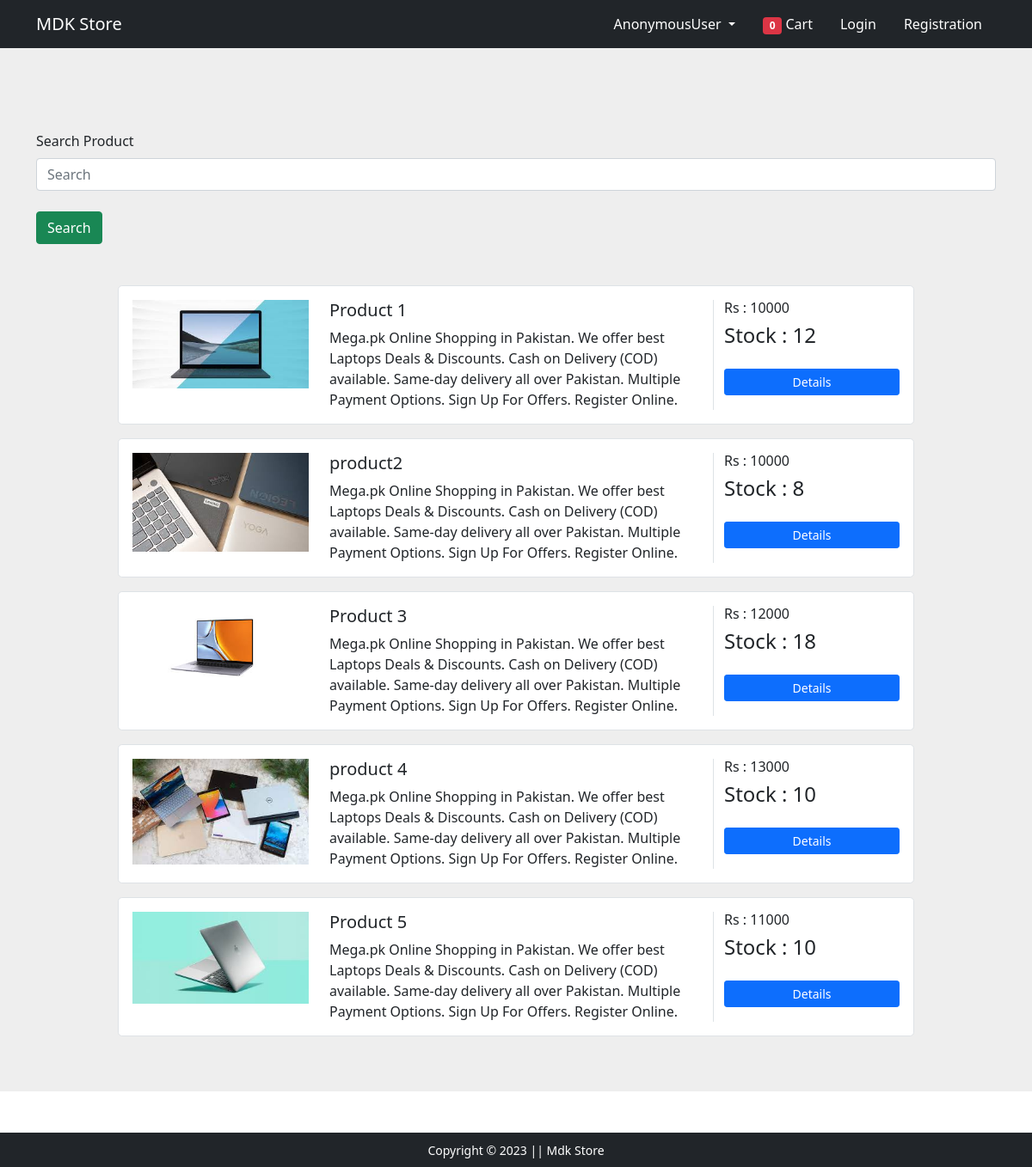
/productlisting, run on the app's committed database.
### app/models.py (models this page shows, shortened)
class AllProducts(models.Model):
    title=models.CharField(max_length=200)
    desc=models.CharField(max_length=400)
    img=models.ImageField(upload_to='imgs')
    stock=models.IntegerField(default=0)
    available=models.BooleanField(default=True)
    price=models.IntegerField()

### app/views.py (the view)
# urls.py: path('productlisting', views.product_listing , name='productlisting'),
def product_listing(request):
    total_items=0
    if request.user.is_authenticated:
        total_items=len(Cart.objects.filter(user=request.user))
        print(total_items)
    products=AllProducts.objects.all()
    q=request.GET.get('q')
    print(q)
    if q:
        products=AllProducts.objects.filter(title__contains=q)
    else:
        q=''
    context={
        'products':products,
        'total_items':total_items,
    }
    return render(request, 'app/productlist.html' , context)

### app/templates/app/productlist.html (shortened to what this page needs)
{% extends 'app/base.html' %}
{% load static %}
{% block main-content %}
<section style="background-color: #eee;">
    <div class="container py-5">
    <form action="" class="mt-5 mb-5" method="GET" >
  <div class="mb-3">
    <label for="" class="form-label">Search Product</label>
    <input type="seach" class="form-control" name="q" id="" aria-describedby="emailHelpId" placeholder="Search">
    <button class="btn btn-success mt-4">Search</button>
  </div>
</form>
        {% for product in products %}
      <div class="row justify-content-center mb-3">
        <div class="col-md-12 col-xl-10">
          <div class="card shadow-0 border rounded-3">
            <div class="card-body">
              <div class="row">
                <div class="col-md-12 col-lg-3 col-xl-3 mb-4 mb-lg-0">
                  <div class="bg-image hover-zoom ripple rounded ripple-surface">
                    <img src="{{product.img.url}}"
                      class="w-100" />
                  </div>
                </div>
                <div class="col-md-6 col-lg-6 col-xl-6">
                  <h5>{{product.title}}</h5>
                  <p class=" mb-4 mb-md-0">
                   {{product.desc}}
                  </p>
                </div>
                <div class="col-md-6 col-lg-3 col-xl-3 border-sm-start-none border-start">
                  <div class="d-flex flex-row align-items-center mb-1">
                    <h6 class="mb-1 me-1">Rs : {{product.price}}</h6>
                  </div>
                    <h4>Stock : {{product.stock}}</h4>
                  <div class="d-flex flex-column mt-4">
                    <a href="{% url 'product-detail' product.id %}" class="btn btn-primary btn-sm">Details</a>
                  </div>
                </div>
              </div>
            </div>
          </div>
        </div>
      </div>
      {% endfor %}
    </div>
  </section>
{% endblock main-content %}

### data on the page
AllProducts: img (picture), title "Product 1", desc "Mega.pk Online Shopping in Pakistan. We offer best Laptops Deals & Discounts. Cash on Delivery (COD) available. Same-day delivery all over Pakistan. Multiple Payment Options. Sign Up For Offers. Register Online.", price "10000", stock "12"
AllProducts: img (picture), title "product2", desc "Mega.pk Online Shopping in Pakistan. We offer best Laptops Deals & Discounts. Cash on Delivery (COD) available. Same-day delivery all over Pakistan. Multiple Payment Options. Sign Up For Offers. Register Online.", price "10000", stock "8"
AllProducts: img (picture), title "Product 3", desc "Mega.pk Online Shopping in Pakistan. We offer best Laptops Deals & Discounts. Cash on Delivery (COD) available. Same-day delivery all over Pakistan. Multiple Payment Options. Sign Up For Offers. Register Online.", price "12000", stock "18"
AllProducts: img (picture), title "product 4", desc "Mega.pk Online Shopping in Pakistan. We offer best Laptops Deals & Discounts. Cash on Delivery (COD) available. Same-day delivery all over Pakistan. Multiple Payment Options. Sign Up For Offers. Register Online.", price "13000", stock "10"
AllProducts: img (picture), title "Product 5", desc "Mega.pk Online Shopping in Pakistan. We offer best Laptops Deals & Discounts. Cash on Delivery (COD) available. Same-day delivery all over Pakistan. Multiple Payment Options. Sign Up For Offers. Register Online.", price "11000", stock "10"

### other printed values
{{ request.user }} "AnonymousUser"
{{ total_items }} "0"
